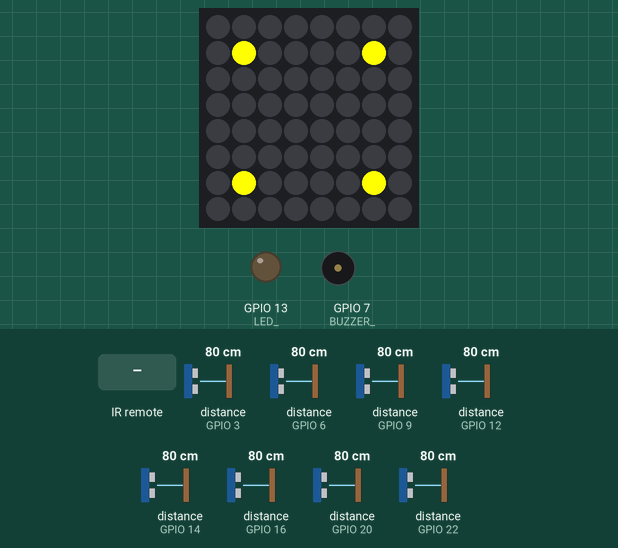
This sketch was run on a simulated ESP32-S3. Parts: 8×8 RGB LED matrix (first LED top left, wired row by row), output pins drawn as LEDs (lit = HIGH), buzzer (waves = sounding). The inputs (shaded band) are chosen by the test bench; at power-on: distance to the obstacle (sensors on GPIO 3, GPIO 9, GPIO 12, GPIO 6, GPIO 14, GPIO 16, GPIO 20, GPIO 22) 80 cm. The echo pulse lasts 58.3 µs per cm; what the sketch prints to the serial monitor is not drawn.

Above: at 1.2 s.
1.3 s: distance to the obstacle (sensor on GPIO 3) set to 2 cm
At 2.0 s:
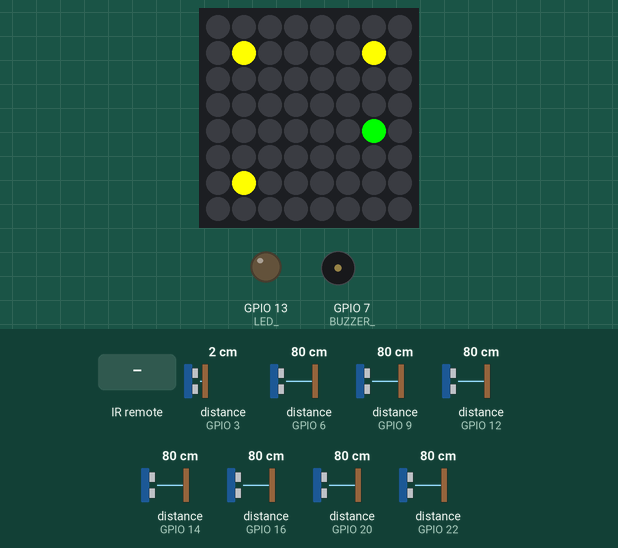
2.9 s: distance to the obstacle (sensor on GPIO 9) set to 120 cm
At 3.8 s:
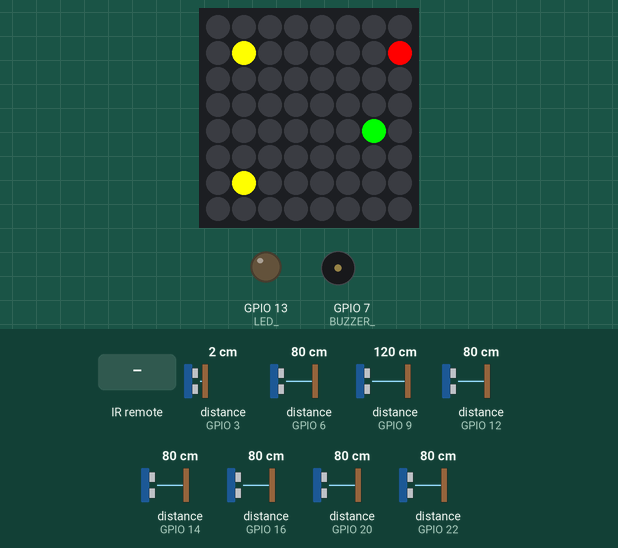
4.5 s: infrared code 0x0 received
At 5.4 s:
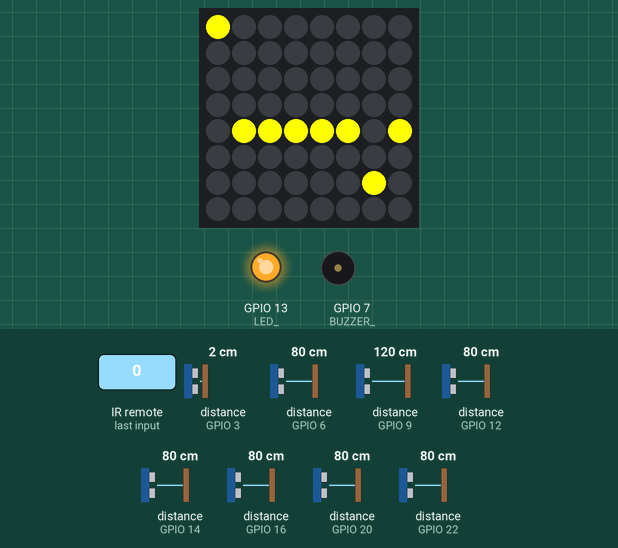
6.0 s: distance to the obstacle (sensor on GPIO 12) set to 120 cm
At 6.36 s:
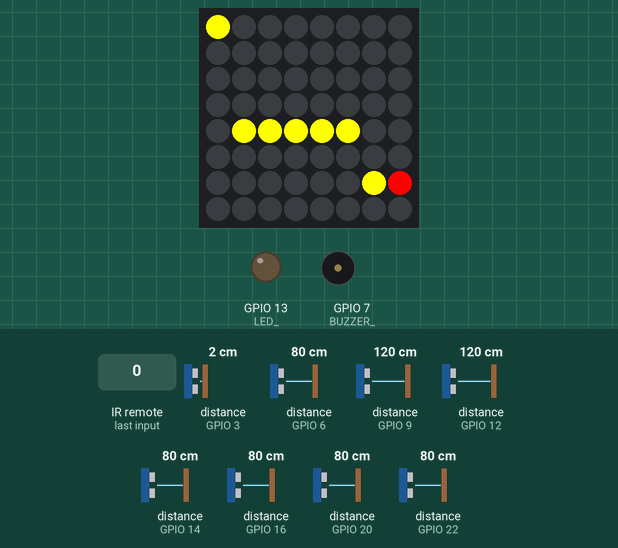
8.0 s: infrared code 0x6 received
At 8.9 s:
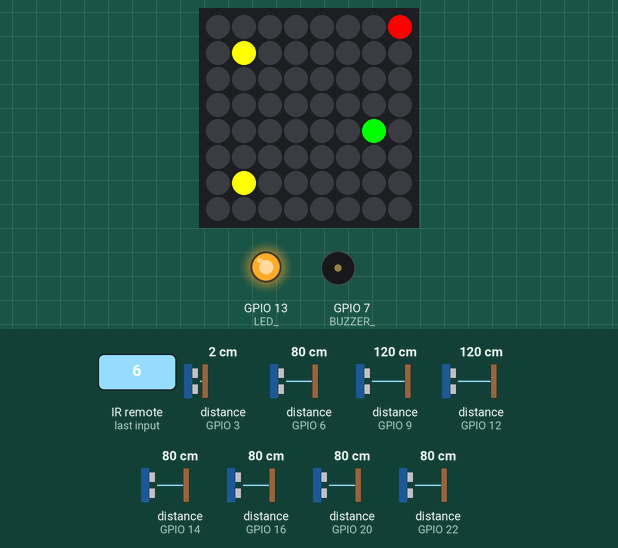
10.5 s: distance to the obstacle (sensor on GPIO 6) set to 2 cm
At 11.8 s:
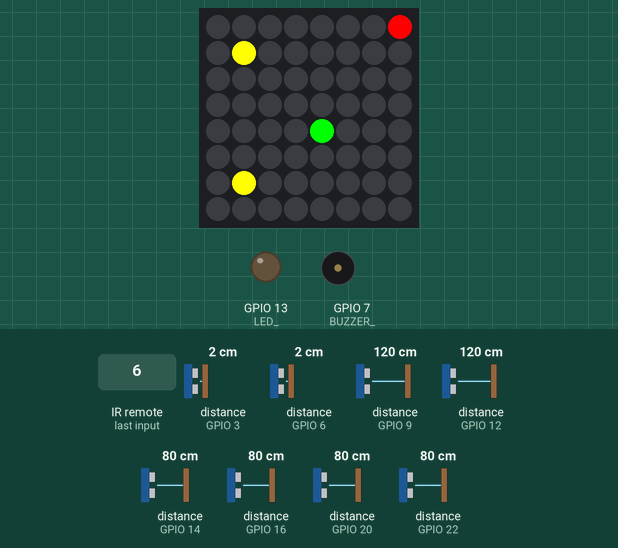
Timing chart, 0 to 13.2 s (numbered marks = the images above; inputs shaded):
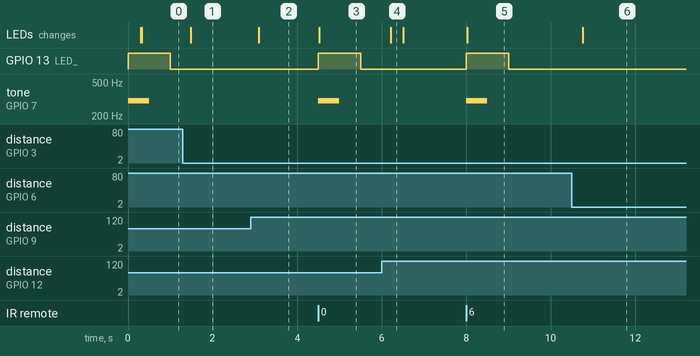

The sketch:

mapper.ino
```cpp
// (licence header left out)
#include <Wire.h>
#include <Adafruit_GFX.h>
#include <Adafruit_LEDBackpack.h>
#include <NewPing.h>
#include <IRremote.h>
// ---------------------------------------------------------------------------

// #define DEBUG_

#define BUZZ_TONE 300
#define BUZZ_DUR 500l
#define SHINE_DUR 1000l

#define SHIFT_IN_THRESHOLD -25
#define SHIFT_OUT_THRESHOLD 25

#define MAP_DISPLAY_TIERS 3

int buzzing_, shining_;
int displayed_;
unsigned long buzz_until_, shine_until_;
#define SONAR_NUM    8    // Number of sonar sensors we are reading.
#define MAX_DISTANCE 150 // Maximum distance (in cm) to ping.
#define MIN_DISTANCE 0 // Maximum distance (in cm) to ping.
#define PING_INTERVAL 35 // Milliseconds between sensor pings (29ms is about the min to avoid cross-sensor echo).

unsigned long pingTimer[SONAR_NUM]; // Holds the times when the next ping should happen for each sensor.
unsigned int cm[SONAR_NUM], prev_cm[SONAR_NUM];     // Where the ping distances are stored.
uint8_t currentSensor = 0;          // Keeps track of which sensor is active.

unsigned int closestReading, prevClosestReading;       // The closest reading from all of the sensors
uint8_t closestSensor, prevClosestSensor;              // The sensor that had the closest reading

unsigned int farthestReading, prevFarthestReading;       // The closest reading from all of the sensors
uint8_t farthestSensor, prevFarthestSensor;              // The sensor that had the closest reading

// Avoid using 0,1 which are UART
#define RX_ 0
#define TX_ 1

// Use i2C for our LED matrix
#define SDA_ 18
#define SCL_ 19

// Connect an IR sensor on pin 2
#define IR_SENSOR_ 4

// Connect a speaker or buzzer on pin 3
#define BUZZER_ 7

// There's a built in LED on 13, hook any additional one to the same pin
#define LED_ 13

// Use pins 5-12 on side 1, skip 13 (LED) 18:19 (i2C) on side 2
NewPing sonar[SONAR_NUM] = {     // Sensor object array.
  // side 1
  NewPing(2, 3, MAX_DISTANCE), // Each sensor's trigger pin, echo pin, and max distance to ping.
  NewPing(5, 6, MAX_DISTANCE),

  NewPing(21, 20, MAX_DISTANCE),
  NewPing(23, 22, MAX_DISTANCE),

  // side 2
  NewPing(15, 14, MAX_DISTANCE),
  NewPing(17, 16, MAX_DISTANCE),

  NewPing(8, 9, MAX_DISTANCE),
  NewPing(11, 12, MAX_DISTANCE),

};

IRrecv irrecv(IR_SENSOR_);
decode_results results;

Adafruit_BicolorMatrix matrix = Adafruit_BicolorMatrix();

// The threshold of "hot" objects' proximity
#define MIN_HOT 10

#define BIG_SHIFT_THRESHOLD 15

// The threshold of "warm" objects' proximity
#define MIN_WARM 100

// The bounds of our display map
#define MIN_X 0
#define MIN_Y 0
#define MAX_X 7
#define MAX_Y 7

#define REMOTE_CMD_NONE 0
#define REMOTE_CMD_1 1

int remote_cmd_;

#define DISPLAY_MODE_HISTOGRAM 0
#define DISPLAY_MODE_QUADRANTS 1
int display_mode_;

typedef struct point {
  int x, y;
} point_;

typedef struct spot {
  point left;
  point center;
  point right;
  point tail;
} spot_;

typedef struct spotNode {
  spot object;
  spotNode* nextObject;
} spotNode_;

// Our current points of interest on the map
spotNode* objects;

void setup() {
  Serial.begin(115200);
  Serial.println("setup()");
  pinMode(LED_, OUTPUT);
  pinMode(BUZZER_, OUTPUT);
  buzz();
  shine();

  display_mode_ = DISPLAY_MODE_QUADRANTS;
  displayed_ = 0;

  irrecv.enableIRIn(); // Start the receiver
  matrix.begin(0x70);  // pass in the address
  matrix.clear();      // clear display
  matrix.drawPixel(1, 1, LED_YELLOW);
  matrix.drawPixel(1, 2, LED_GREEN);
  matrix.drawPixel(2, 1, LED_RED);
  matrix.writeDisplay();  // write the changes we just made to the display

  digitalWrite(LED_, LOW);
  pingTimer[0] = millis() + 75;              // First ping starts at 75ms, gives time for the Arduino to chill before starting.
  for (uint8_t i = 1; i < SONAR_NUM; i++) {  // Set the starting time for each sensor.
    pingTimer[i] = pingTimer[i - 1] + PING_INTERVAL;
  }
  farthestReading = MIN_DISTANCE;
  farthestSensor = 0;
  closestReading = MAX_DISTANCE;
  closestSensor = 0;
  objects = 0l;
}

void stopBuzzing() {
  #ifdef DEBUG_
  Serial.println("stopBuzzing");
  #endif
  buzzing_ = 0;
  buzz_until_ = 0l;
  noTone(BUZZER_);
}

void stopShining() {
  shining_ = 0;
  shine_until_ = 0l;
  digitalWrite(LED_, LOW);
}

enum objectShapes {
  toLeft,   // we specify the rightmost of 2 points
  toBottom, // we specify the topmost of 2 points
  topLeftCorner,    // we specify the topLeftCorner of 3 points
  topRightCorner,    // we specify the topRightCorner of 3 points
  bottomLeftCorner,    // we specify the bottomLeftCorner of 3 points
  bottomRightCorner    // we specify the bottomRightCorner of 3 points
};

void setObject(int shape, struct point location, struct point tail) {

}

void refreshSensors() {
  for (uint8_t i = 0; i < SONAR_NUM; i++) { // Loop through all the sensors.
    if (millis() >= pingTimer[i]) {         // Is it this sensor's time to ping?
      pingTimer[i] += PING_INTERVAL * SONAR_NUM;  // Set next time this sensor will be pinged.
      sonar[currentSensor].timer_stop();          // Make sure previous timer is canceled before starting a new ping (insurance).
      currentSensor = i;                          // Sensor being accessed.
      sonar[currentSensor].ping_timer(echoCheck); // Do the ping (processing continues, interrupt will call echoCheck to look for echo).
    }
  }
}

void echoCheck() { // If ping received, set this sensor's distance
  #ifdef DEBUG_
  // Serial.println("echoCheck()");
  #endif
  if (sonar[currentSensor].check_timer()) {
    int pingReading = sonar[currentSensor].ping_result;
    int pingDistance = pingReading / US_ROUNDTRIP_CM;
    if (pingDistance != 0 && pingDistance != MAX_DISTANCE) {
      prev_cm[currentSensor] = cm[currentSensor];
      cm[currentSensor] = pingDistance;
      updateSensorStats();
    }
  }
}

void updateSensorStats() { // Sensor ping  complete, reexmine the full set of readings
  prevClosestSensor = closestSensor;
  prevClosestReading = closestReading;
  closestReading = MAX_DISTANCE;

  prevFarthestSensor = farthestSensor;
  prevFarthestReading = farthestReading;
  farthestReading = MIN_DISTANCE;

  for (uint8_t i = 0; i < SONAR_NUM; i++) {
    #ifdef DEBUG_
    Serial.print(i);
    Serial.print("=");
    Serial.print(cm[i]);
    Serial.print("cm ");
    #endif
    if (cm[i] < closestReading) {
      closestReading = cm[i];
      closestSensor = i;
      #ifdef DEBUG_
      // Serial.print("Set closest to: ");
      // Serial.print(closestReading);
      // Serial.print(" for sensor: ");
      // Serial.println(closestSensor);
      #endif
    }
    if (cm[i] > farthestReading) {
      farthestReading = cm[i];
      farthestSensor = i;
      #ifdef DEBUG_
      // Serial.print("Set farthest to: ");
      // Serial.print(farthestReading);
      // Serial.print(" for sensor: ");
      // Serial.println(farthestSensor);
      #endif
    }
  }
  #ifdef DEBUG_
  Serial.println();
  #endif
  displayed_ = 0;
}

void refreshDisplay() {
  if (!displayed_) {
    #ifdef DEBUG_
    // Serial.print("refresh ");
    // Serial.println(display_mode_);
    #endif
    switch (display_mode_) {
      case DISPLAY_MODE_HISTOGRAM:
        displayGraph();
        break;;
      case DISPLAY_MODE_QUADRANTS:
        displayQuadrantMap();
        break;;
    }
    displayed_ = 1;
  }
}

void displayQuadrantMap() {
  #ifdef DEBUG_
  Serial.print("closest, farthest: ");
  Serial.print(closestReading);
  Serial.print(",");
  Serial.println(farthestReading);
  #endif
  matrix.clear();      // clear display
  mapQuadrantForSensors(0, 1);
  mapQuadrantForSensors(2, 3);
  mapQuadrantForSensors(4, 5);
  mapQuadrantForSensors(6, 7);
  matrix.writeDisplay();  // write the changes we just made to the display
}

void mapQuadrantForSensors(int CCSensor, int counterCCSensor) {
  int color = LED_YELLOW;
  int x = 0, y = 0;

  int scaledCC = scaled(cm[CCSensor], MIN_DISTANCE, MAX_DISTANCE, 0, MAP_DISPLAY_TIERS+1);
  int scaledCounter = scaled(cm[counterCCSensor], MIN_DISTANCE, MAX_DISTANCE, 0, MAP_DISPLAY_TIERS+1);
  switch (CCSensor) {
    case 0:
      x = MAP_DISPLAY_TIERS + 1 + scaledCounter;
      y = MAP_DISPLAY_TIERS + 1 + scaledCC;
      color = mapColor(scaledCC, scaledCounter);
      matrix.drawPixel(x, y, color);
      break;
    case 2:
      y = MAP_DISPLAY_TIERS + 1 + scaledCounter;
      x = MAP_DISPLAY_TIERS - scaledCC;
      color = mapColor(scaledCC, scaledCounter);
      matrix.drawPixel(x, y, color);
      break;
    case 6:
      x = MAP_DISPLAY_TIERS + 1 + scaledCC;
      y = MAP_DISPLAY_TIERS - scaledCounter;
      color = mapColor(scaledCC, scaledCounter);
      matrix.drawPixel(x, y, color);
      break;
    case 4:
      x = MAP_DISPLAY_TIERS - scaledCounter;
      y = MAP_DISPLAY_TIERS - scaledCC;
      color = mapColor(scaledCC, scaledCounter);
      matrix.drawPixel(x, y, color);
      break;
  }
}

int mapColor(int distance1, int distance2) {
  int color = LED_YELLOW;
  if (max(distance1, distance2) == MAP_DISPLAY_TIERS) {
    color = LED_RED;
  }
  if (min(distance1, distance2) == 0) {
    color = LED_GREEN;
  }
  return color;
}

void displayGraph() {
  int color;

  #ifdef DEBUG_
  Serial.print("Closest reading from: ");
  Serial.print(closestSensor);
  Serial.print("was: ");
  Serial.println(closestReading);
  #endif
  matrix.clear();      // clear display
  for (int sensor = 0; sensor < SONAR_NUM; sensor++) {
    int shift = (signed int) cm[sensor] - (signed int) prev_cm[sensor];
    if (shift >= SHIFT_OUT_THRESHOLD) color = LED_RED;
    else if (shift <= SHIFT_IN_THRESHOLD) color = LED_GREEN;
    else color = LED_YELLOW;
    matrix.drawPixel(sensor, scaled(cm[sensor], MIN_DISTANCE, MAX_DISTANCE, 0, 8), color);
  }
  matrix.writeDisplay();  // write the changes we just made to the display
}

int scaled(int num, int min, int max, int target_min, int target_max) {
  return ((float)(num - min) / (max - min)) * ((target_max - target_min)  + target_min);
}

void buzz() {
  buzz_until_ = millis() + BUZZ_DUR;
  #ifdef DEBUG_
  Serial.print("buzz until");
  Serial.println(buzz_until_);
  #endif
}

void shine() {
  shine_until_ = millis() + SHINE_DUR;
}

void shineLed() {
  if (shine_until_ > 0) {
    if (shine_until_ < millis()) {
      stopShining();
    } else if (!shining_) {
      digitalWrite(LED_, HIGH);
      shining_ = 1;
    }
  }
}


void playBuzz() {
  if (buzzing_) {
    if (buzz_until_ < millis()) {
      #ifdef DEBUG_
      Serial.println("buzz expired");
      #endif
      stopBuzzing();
    }
  } else if (buzz_until_ > 0) {
    #ifdef DEBUG_
    Serial.println("start buzzing");
    #endif
    tone(BUZZER_, BUZZ_TONE);
    buzzing_ = 1;
  }
}

void readRemote() {
  if (irrecv.decode(&results)) {
    remote_cmd_ = REMOTE_CMD_1;
    irrecv.resume(); // Receive the next value
  }
}

/*
When any command is received, toggle the display mode.
*/
void handleCmd() {
  if (remote_cmd_ != REMOTE_CMD_NONE) {
    // we've received a command
    shine();
    buzz();
    #ifdef DEBUG_
    Serial.println("Processed remote cmd");
    #endif
    switch (display_mode_) {
      case DISPLAY_MODE_HISTOGRAM:
        display_mode_ = DISPLAY_MODE_QUADRANTS;
        break;;
      case DISPLAY_MODE_QUADRANTS:
        display_mode_ = DISPLAY_MODE_HISTOGRAM;
        break;;
    }
  remote_cmd_ = REMOTE_CMD_NONE;  // Reset our command tracking
  }
}

void loop() {
  refreshSensors();
  readRemote();
  refreshDisplay();
  playBuzz();
  shineLed();
  handleCmd();
}
```

Measured:
- after the input at 1.3 s, the LEDs: change after 0.18 s (image 1)
- after the input at 2.9 s, the LEDs: change after 0.20 s (image 2)
- after the input at 4.5 s, GPIO 13 (LED_): LOW → HIGH at once, → LOW 1.0 s later; tone on GPIO 7 (BUZZER_): silent → 300 Hz at once, → silent 0.50 s later; the LEDs: change at once (image 3)
- after the input at 6.0 s, the LEDs: change after 0.21 s (image 4)
- after the input at 8.0 s, GPIO 13 (LED_): LOW → HIGH at once, → LOW 1.0 s later; tone on GPIO 7 (BUZZER_): silent → 300 Hz at once, → silent 0.50 s later; the LEDs: change at once (image 5)
- after the input at 10.5 s, the LEDs: change after 0.26 s (image 6)
